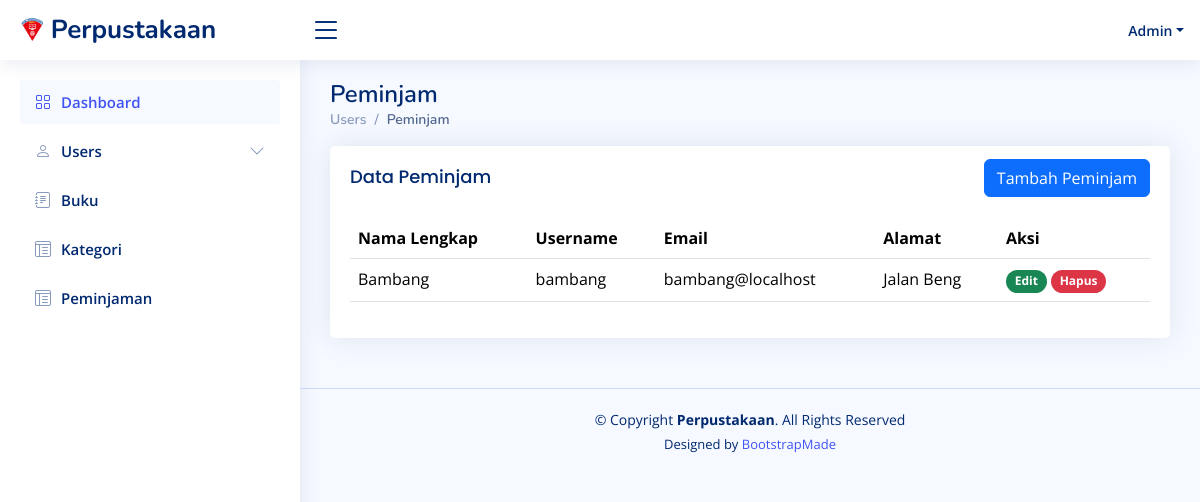
The page /peminjam (signed in) on the database as committed earlier.
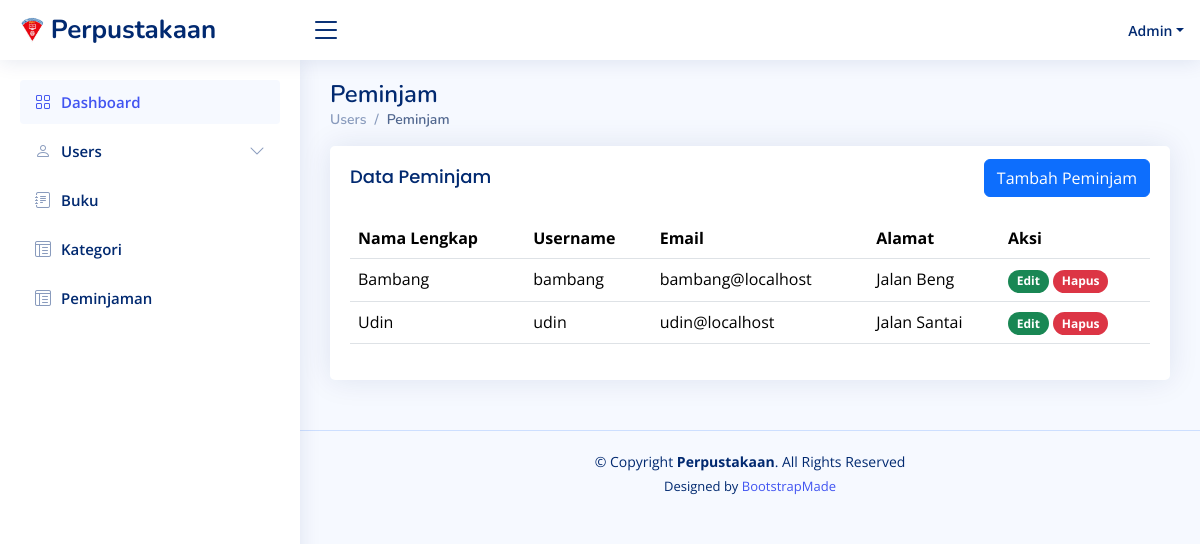
The same page on the database as committed later.
### tables this page shows
CREATE TABLE `user` (
  `UserID` int NOT NULL,
  `Username` varchar(255) NOT NULL,
  `Password` varchar(255) NOT NULL,
  `Email` varchar(255) NOT NULL,
  `NamaLengkap` varchar(255) NOT NULL,
  `Alamat` text,
  `Role` enum('admin','petugas','peminjam') NOT NULL
);

### app/core/Controller.php (called while the page is built, shortened)
<?php
class Controller
{
  public function view($view, $data = []): void
  {
    require_once '../app/views/' . $view . '.php';
  }
  public function model($modelClass): object
  {
    return new $modelClass;
  }
}

### app/controllers/Peminjam.php (called while the page is built, shortened)
<?php
class Peminjam extends Controller
{
    public function index()
    {
        $data = [
            'title' => 'Data Peminjam',
            'data_peminjam' => $this->model('UserModel')->get('peminjam')
        ];
        $this->view('peminjam/index', $data);
    }
}

### app/core/App.php (called while the page is built, shortened)
<?php
class App {
  protected $controller = 'Web', $method = 'index', $params = [];
  public function __construct()
  {
    $this->controller = new $this->controller;
    call_user_func_array([$this->controller, $this->method], $this->params);
  }
}

### public/index.php (called while the page is built, shortened)
<?php
require_once '../app/init.php';
$app = new App;

### app/core/Database.php (called while the page is built, shortened)
<?php
class Database {
  private $host = DBHOST, $user = DBUSER, $pass = DBPASS, $dbname = DBNAME;
  private $dbh;
  private $stmt;
  public function __construct()
  {
    $dsn = "mysql:host=$this->host;dbname=$this->dbname";
    $options = [
      PDO::ATTR_PERSISTENT => true,
      PDO::ATTR_ERRMODE    => PDO::ERRMODE_EXCEPTION
    ];
    try {
      $this->dbh = new PDO($dsn, $this->user, $this->pass, $options);
    } catch(PDOException $e) {
      die($e->getMessage());
    }
  }
  public function query($query): void {
    $this->stmt = $this->dbh->prepare($query);
  }
  public function bind($param, $value, $type = null): void {
    if( is_null($type) ) {
      switch( true ) {
        default:
          $type = PDO::PARAM_STR;
      }
    }
    $this->stmt->bindValue($param, $value, $type);
  }
  public function execute(): void {
    $this->stmt->execute();
  }
  public function resultSet(): array {
    $this->execute();
    return $this->stmt->fetchAll(PDO::FETCH_ASSOC);
  }
}

### app/core/BaseModel.php (called while the page is built, shortened)
<?php
class BaseModel
{
    public $db;
    protected $table;
    public function __construct()
    {
        $this->db = new Database();
    }
    public function selectData(string $view = null, string $select = null, array $orderBy = [], array $kondisi = null, string $limit = ''): void
    {
        $table = (!is_null($view)) ? $view : $this->table;
        $setSelect = (!is_null($select)) ? $select : "*";
        $setOrder = "";
        $query = "SELECT $setSelect FROM $table $setOrder $limit";
        if (!is_null($kondisi)) {
            if (array_key_exists("logic", $kondisi)) {
                $logic = $kondisi['logic'];
                $i = 1;
            } else {
                $logic = "";
                $i = 0;
            };
            $arr = [];
            for ($i; $i <= count($kondisi) - 1; $i++) {
                $arr += [array_keys($kondisi)[$i] => array_values($kondisi)[$i]];
            }
            $setKondisi = implode(" ? $logic ", array_keys($arr)) . " ? ";
            $query = "SELECT $setSelect FROM $table WHERE ($setKondisi) $setOrder $limit";
            $this->db->query($query);
            $i = 1;
            foreach ($arr as $value) {
                $this->db->bind($i, $value);
                $i++;
            }
        } else {
            $this->db->query($query);
        }
    }
    public function fetchAll(): array
    {
        return $this->db->resultSet();
    }
}

### app/models/UserModel.php (called while the page is built, shortened)
<?php
class UserModel extends BaseModel
{
    public function get(string $role): array
    {
        $this->selectData(kondisi: ['Role =' => $role]);
        return $this->fetchAll();
    }
}

### app/init.php (called while the page is built, shortened)
<?php
spl_autoload_register(function ($class) {
    $class = explode('\\', $class);
    $class = end($class);
});

### app/views/peminjam/index.php (the view, shortened to what the changed rows need)
<div class="pagetitle">
    <h1>Peminjam</h1>
</div>
<section class="section">
    <div class="row">
        <div class="col-lg-12">
            <div class="card">
                <div class="card-body">
                    <table class="table datatable">
                        <thead>
                            <tr>
                                <th>Nama Lengkap</th>
                                <th>Username</th>
                                <th>Email</th>
                                <th>Alamat</th>
                                <th>Aksi</th>
                            </tr>
                        </thead>
                        <tbody>
                            <?php foreach($data['data_peminjam'] as $item): ?>
                            <tr>
                                <td><?= $item['NamaLengkap'] ?></td>
                                <td><?= $item['Username'] ?></td>
                                <td><?= $item['Email'] ?></td>
                                <td><?= $item['Alamat'] ?></td>
                                <td>
                                    <a href="<?= BASEURL ?>/peminjam/edit/<?= $item['UserID'] ?>" class="btn badge rounded-pill bg-success">Edit</a>
                                    <form action="<?= BASEURL ?>/peminjam/destroy" method="post" class="d-inline">
                                        <button type="submit" class="btn badge rounded-pill bg-danger">Hapus</button>
                                    </form>
                                </td>
                            </tr>
                            <?php endforeach ?>
                        </tbody>
                    </table>
                </div>
            </div>
        </div>
    </div>
</section>

Rows that differ between the two databases and show on the page:
added user: NamaLengkap "Udin", Username "udin", Email "udin@localhost", Alamat "Jalan Santai"
